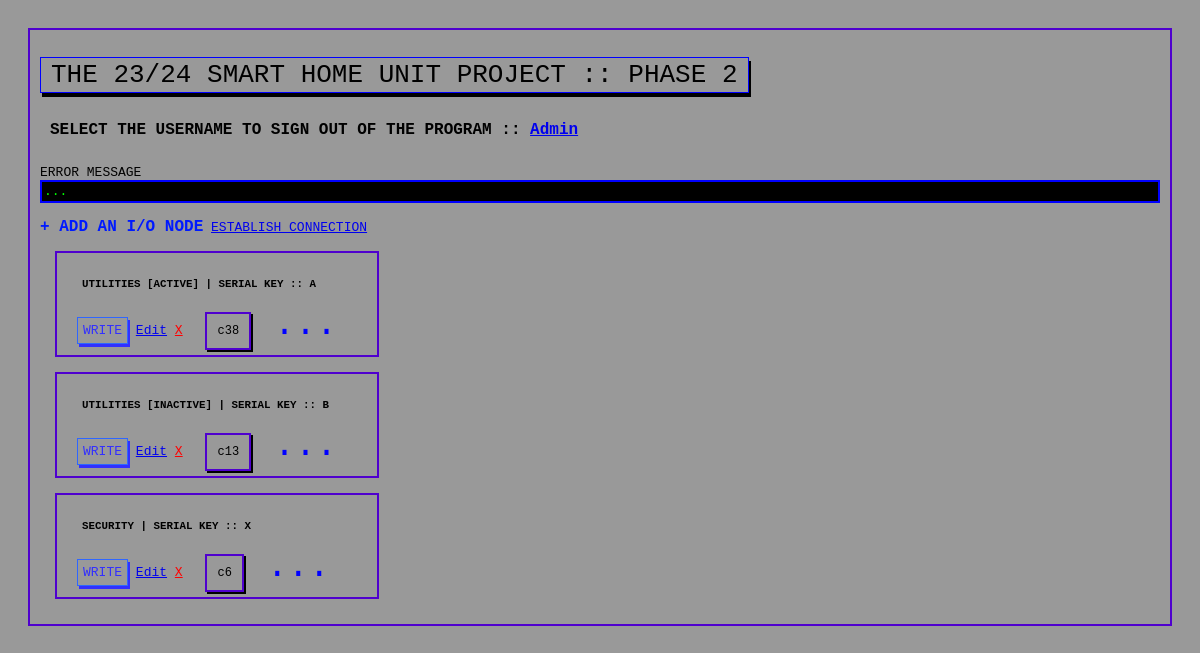
The app's page / (signed in) with its own data.
### client/models.py (models this page shows, shortened)
class RoomObjectIdentifiers(models.Model):
    service_room = models.CharField(
            max_length=20,
            choices = room_id_tags,
            default = '1'
        )
    switch_type = models.CharField(
            max_length=20,
            choices = alternatives,
            default = '1'
        )
    id = models.IntegerField(primary_key=True, editable=True)
    room_operator = models.ForeignKey(User, on_delete= models.CASCADE)
    roomObject_name = models.CharField(max_length=200, unique=True)
    interaction_count = models.IntegerField(default=0, editable=True)
    interaction_key = models.CharField(max_length=100, blank=True)                        # non-editable key similar to Schar included for added security
    pinned_room_object = models.BooleanField(default=False)
    room_marker = models.IntegerField(default=0, editable=True)     # to arranged room cards in the order of the values in a descending order
    guest = models.BooleanField(default=True)
    color = models.CharField(default='#fffff', max_length=20)
    config_id = models.IntegerField(default=8, editable=True)
    class Meta:
        ordering = ['-room_marker']

### client/views.py (the view)
# urls.py: 2. Add a URL to urlpatterns:  path('', views.home, name='home')
@csrf_protect
@login_required
def home(request):
    nodes=RoomObjectIdentifiers.objects.all()
    user = request.user.username
    if request.user.is_staff:
        return render(request, 'home_page.html',{'nodes':nodes, 'user':user})
    else:
        return render(request, 'homey.html',{'nodes':nodes, 'user':user})

### templates/home_page.html (shortened to what this page needs)
{% load static %}
<!DOCTYPE html>
<html lang="en">
<head>
    <link rel="stylesheet" href="{% static 'client/css/client.css' %}">
</head>
<body>
    <div class="block">
        <h1>THE 23/24 SMART HOME UNIT PROJECT :: PHASE 2</h1>
        <p class="host"> SELECT THE USERNAME TO SIGN OUT OF THE PROGRAM :: <a class="" href="{% url 'logout' %}">{{user}}</a></p>
        ERROR MESSAGE
        <div class="msg" contenteditable="True">
        ...
        </div>
        <br>
        <a href="{% url 'add' %}" class="add">+ ADD AN I/O NODE</a>
        {% if request.user.is_superuser %}
        <a href="{% url 'connect' %}" class="connect">ESTABLISH CONNECTION</a>
        {% endif %}
        <div class="main">
          <div>{% for node in nodes %}
            <div class="block" style="width:300px;">
              <h3>{{ node.roomObject_name }} | SERIAL KEY :: {{ node.interaction_key }}</h3>
              <a href="{% url 'send' pk=node.id %}" class="button">WRITE</a>
              <a href="{% url 'edit_post' pk=node.id %}" class="text-light">Edit</a>
              {% if request.user.is_superuser %}
              <a href="{% url 'delete_post' pk=node.id %}" class="" style="color: red;">X</a>
              <a class="block" style="box-shadow: 2px 2px; font-size: small;">c{{ node.interaction_count }}</a>
              <a style="color:blue; font-size:35px">...</a>
              {% endif %}
            </div>
          {% endfor %}</div></div>
    </div>
</body>
</html>

### staticfiles/client/css/client.css (style rules this page uses)
body { background-color: rgb(153, 153, 153); padding: 5px; font-family: monospace; }
h1 { font-family: monospace; border: 1px solid blue; font-weight: lighter; box-shadow: 2px 4px 0px 0px; width: fit-content; padding: 2px 10px; }
h3 { font-family: monospace; margin-left: 10px; font-size: smaller; font-weight:bold; margin: 15px; }
.host { font-size: large; padding: 10px; border-radius: 50px; width: fit-content; font-weight: bolder; }
.button { color: rgb(50, 47, 255); padding: 5px; border: 1px solid rgb(47, 102, 255); text-decoration: none; margin-left: 10px; box-shadow: 2px 3px 0px 0px; height:30px; }
.add { text-decoration: dashed; font-size: large; font-weight: bolder; color: rgb(0, 26, 255); }
.block { margin: 15px; padding: 10px; border: 2px solid rgb(79, 0, 206); flex-wrap: wrap; }
.main { display:grid; flex-flow: row; flex-wrap: wrap; }
.msg { border: 2px solid blue; background-color: #000000; color: rgb(0, 255, 0); padding: 2px; }

### records on screen
RoomObjectIdentifiers: roomObject_name "UTILITIES [ACTIVE]", interaction_key "A", interaction_count "38"
RoomObjectIdentifiers: roomObject_name "UTILITIES [INACTIVE]", interaction_key "B", interaction_count "13"
RoomObjectIdentifiers: roomObject_name "SECURITY", interaction_key "X", interaction_count "6"

### other values on screen
{{ user }} "Admin"
